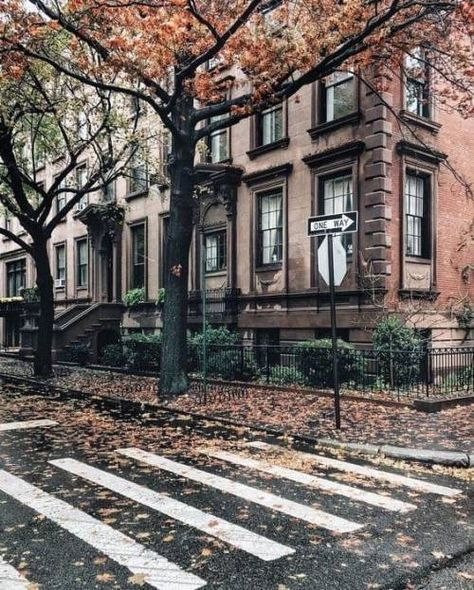
#> input picture Photos/street.jpg, 474 x 590 px
$ python spaces.py
#> lines starting #> are read from the running program, lines starting #| are printed output that depends on the picture
import cv2 as cv
import matplotlib.pyplot as plt

img = cv.imread('Photos/street.jpg')
#> img is the input picture: shape (590, 474, 3); mean B, G, R 98, 102.3, 110.8
cv.imshow('Street', img)

# plt.imshow(img)
# plt.show()

# BGR to Grayscale
gray = cv.cvtColor(img, cv.COLOR_BGR2GRAY)
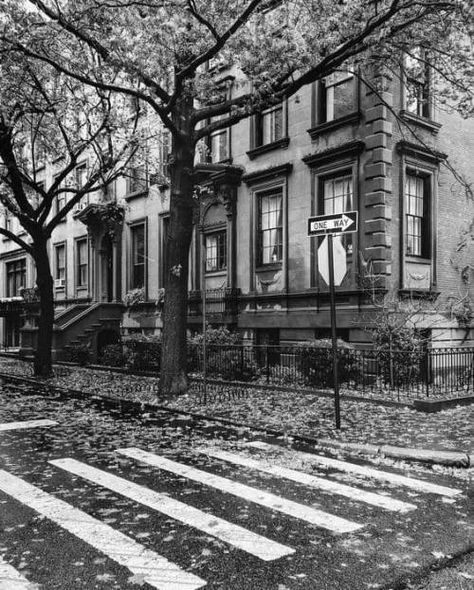
#> gray: shape (590, 474); min 0, max 255, mean 104.4
cv.imshow('Gray', gray)

# BGR to HSV
hsv = cv.cvtColor(img, cv.COLOR_BGR2HSV)
#> hsv: shape (590, 474, 3); mean H, S, V 52.9, 49.9, 113.9
cv.imshow('HSV', hsv)

# BGR to Lab (L*a*b)
lab = cv.cvtColor(img, cv.COLOR_BGR2LAB)
#> lab: shape (590, 474, 3); mean of channels 0, 1, 2 109.3, 130.7, 131.7
cv.imshow('LAB', lab)

# BGR to RGB
rgb = cv.cvtColor(img, cv.COLOR_BGR2RGB)
cv.imshow('RGB', rgb)

# Lab to BGR
lab_bgr = cv.cvtColor(lab, cv.COLOR_LAB2BGR)
cv.imshow('LAB --> BGR', lab_bgr)

# there isnt a method to convert directly between for instance grayscale to LAB

# plt.imshow(rgb)
# plt.show()

cv.waitKey(0)

$ run again, with Photos/Kitty.jpg copied over Photos/street.jpg
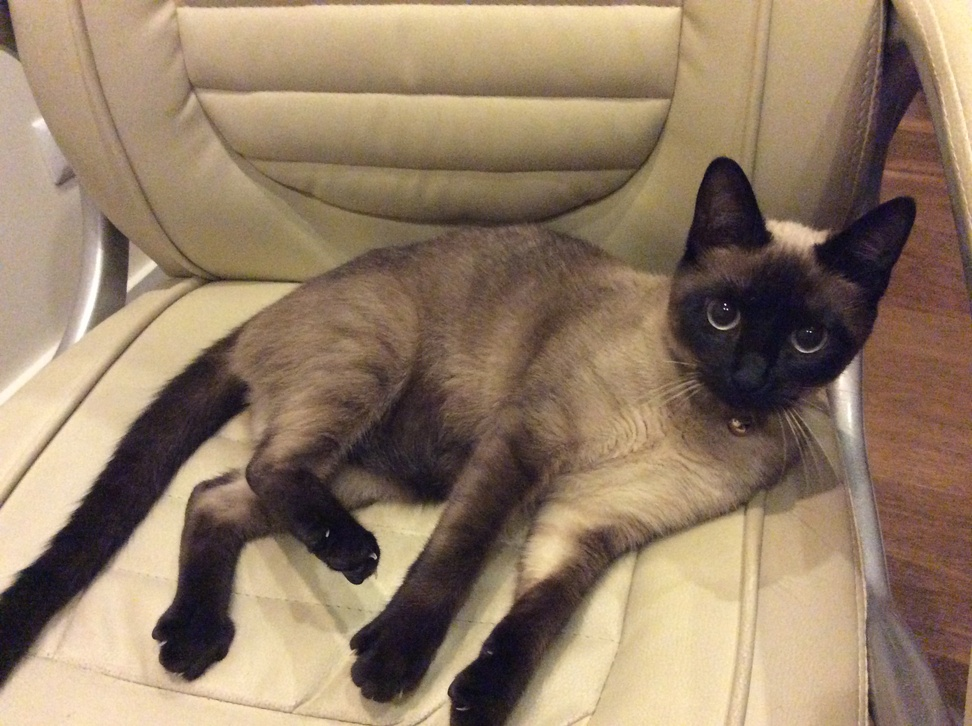
#> input picture Photos/Kitty.jpg, 972 x 726 px, shrunk from 2592 x 1936 before the run
#> img is the input picture: shape (726, 972, 3); mean B, G, R 102.7, 125.1, 146.5
#> `gray = cv.cvtColor(img, cv.COLOR_BGR2GRAY)`:
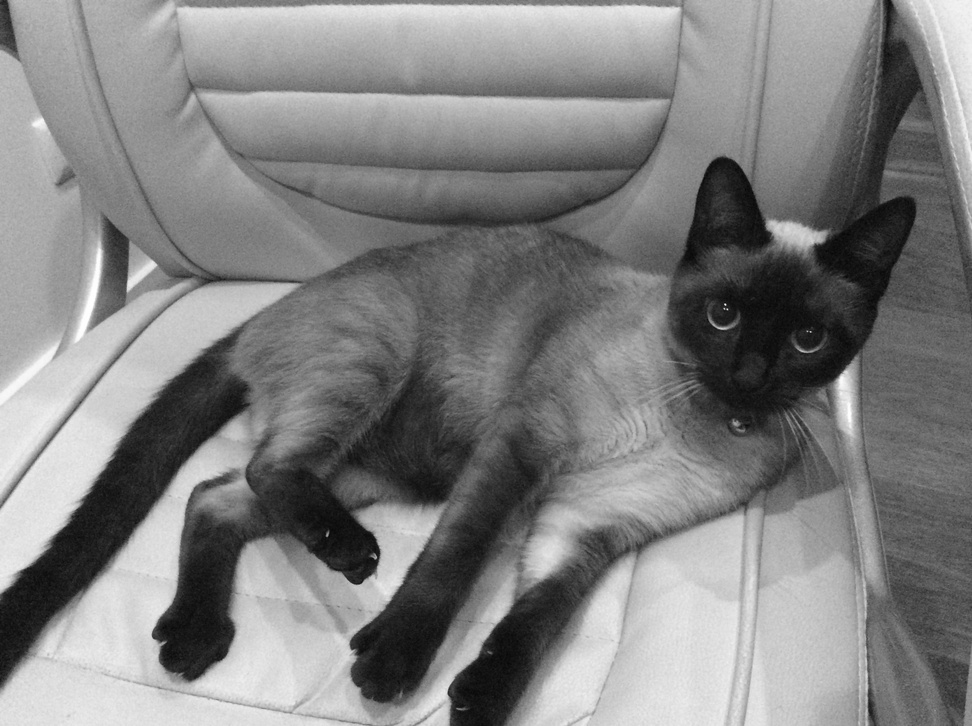
#> gray: shape (726, 972); min 5, max 255, mean 128.9
#> hsv: shape (726, 972, 3); mean H, S, V 34.3, 81.1, 147
#> lab: shape (726, 972, 3); mean of channels 0, 1, 2 134.7, 133.1, 142.8

$ run again, with Photos/cat.jpg copied over Photos/street.jpg
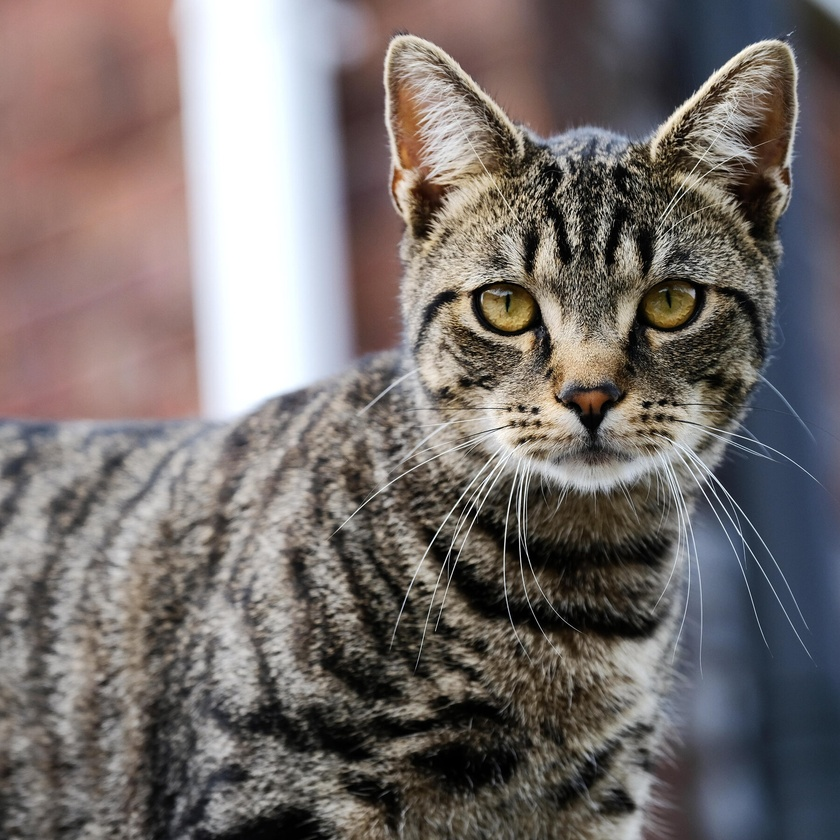
#> input picture Photos/cat.jpg, 840 x 840 px, shrunk from 1800 x 1800 before the run
#> img is the input picture: shape (840, 840, 3); mean B, G, R 108.6, 110.7, 118.1
#> `gray = cv.cvtColor(img, cv.COLOR_BGR2GRAY)`:
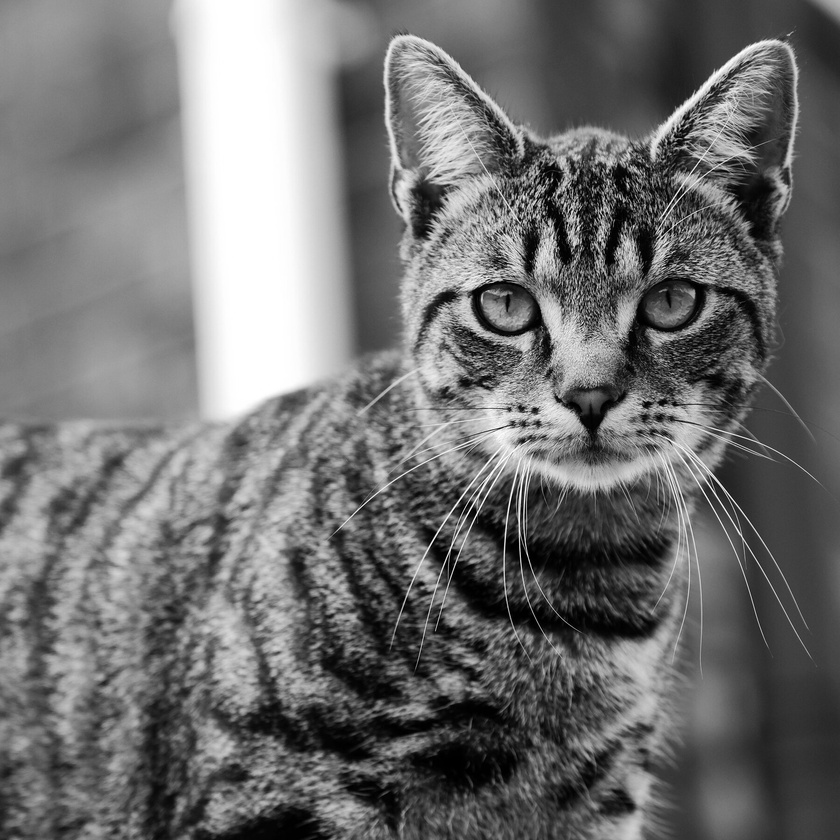
#> gray: shape (840, 840); min 0, max 255, mean 112.7
#> hsv: shape (840, 840, 3); mean H, S, V 47.5, 51.4, 123.4
#> lab: shape (840, 840, 3); mean of channels 0, 1, 2 118.2, 130.9, 130.3

$ run again, with Photos/cat2.jpg copied over Photos/street.jpg
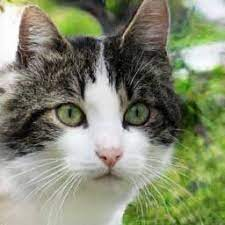
#> input picture Photos/cat2.jpg, 225 x 225 px
#> img is the input picture: shape (225, 225, 3); mean B, G, R 111.8, 136.9, 131.1
#> `gray = cv.cvtColor(img, cv.COLOR_BGR2GRAY)`:
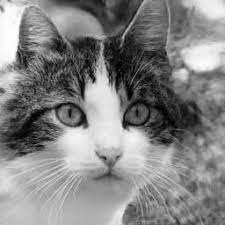
#> gray: shape (225, 225); min 0, max 255, mean 132.3
#> hsv: shape (225, 225, 3); mean H, S, V 41.7, 59.4, 140
#> lab: shape (225, 225, 3); mean of channels 0, 1, 2 140.5, 121.8, 140.6
